Frame 1 (no input): blank canvas, image omitted
Frame 60 (the mouse pressed at the canvas centre just before this capture): blank canvas, image omitted
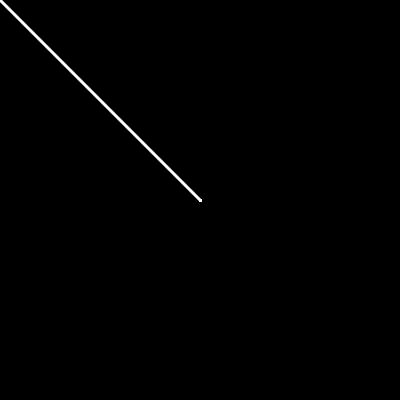
Frame 120 (the mouse held since frame 60 and released just before this capture)

The Processing sketch whose frames 1 and 60 were blank and that drew this single picture after the mouse press (run headless with seeded random() and noise(); from frame 60 on, the mouse is pressed at the canvas centre):

// Processing sketch: processing_105653
// ── processing_105653.pde

void setup () {
  background(0);
  size (400, 400); 
  strokeWeight(3); 
  stroke(255);
}
void draw() {
  if (mousePressed == true) 
    line (pmouseX, pmouseY, mouseX, mouseY); 
}
